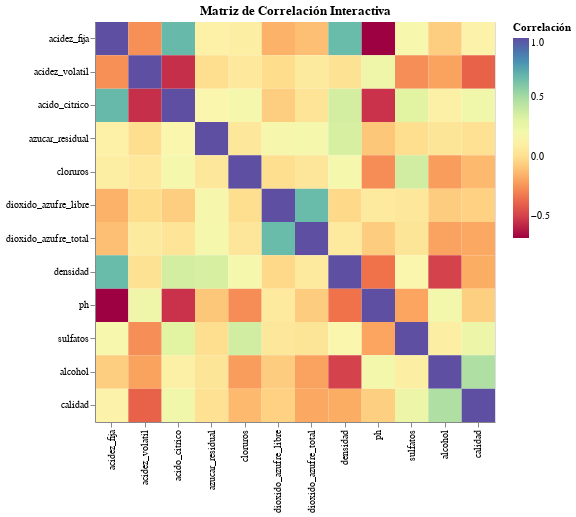

Notebook code cell kept with this figure:
### Code cell
## Exploracion
# Matriz de corrlacion con altair

correlation_matrix = df.corr().reset_index().melt(id_vars='index')
correlation_matrix.columns = ['Variable1', 'Variable2', 'Correlación']

# Crear la matriz de correlación interactiva con Altair
heatmap = alt.Chart(correlation_matrix).mark_rect().encode(
    x=alt.X('Variable2:O', title='', sort=None),
    y=alt.Y('Variable1:O', title='', sort=None),
    color=alt.Color('Correlación:Q', scale=alt.Scale(scheme='spectral')),
    tooltip=['Variable1', 'Variable2', 'Correlación']
).properties(
    width=400,
    height=400,
    title='Matriz de Correlación Interactiva'
)

heatmap.show()

### Figure 1 — Vega-Lite specification as saved in the notebook (floating-point values rounded to 4 significant figures; data arrays with more than 128 entries replaced by an {"elided": "..."} marker saying what was removed)
{"config": {"view": {"continuousWidth": 300, "continuousHeight": 300}}, "data": {"name": "data-ecdedc58cc84a4ce1bee9acea03017d8"}, "mark": {"type": "rect"}, "encoding": {"color": {"field": "Correlación", "scale": {"scheme": "spectral"}, "type": "quantitative"}, "tooltip": [{"field": "Variable1", "type": "nominal"}, {"field": "Variable2", "type": "nominal"}, {"field": "Correlación", "type": "quantitative"}], "x": {"field": "Variable2", "sort": null, "title": "", "type": "ordinal"}, "y": {"field": "Variable1", "sort": null, "title": "", "type": "ordinal"}}, "height": 400, "title": "Matriz de Correlación Interactiva", "width": 400, "$schema": "https://vega.github.io/schema/vega-lite/v5.20.1.json", "datasets": {"data-ecdedc58cc84a4ce1bee9acea03017d8": {"elided": "144 records"}}}
